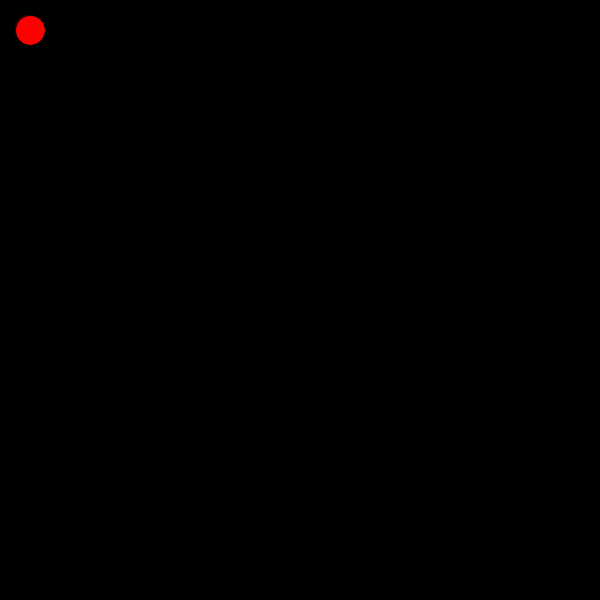
Frame 1 (no input)
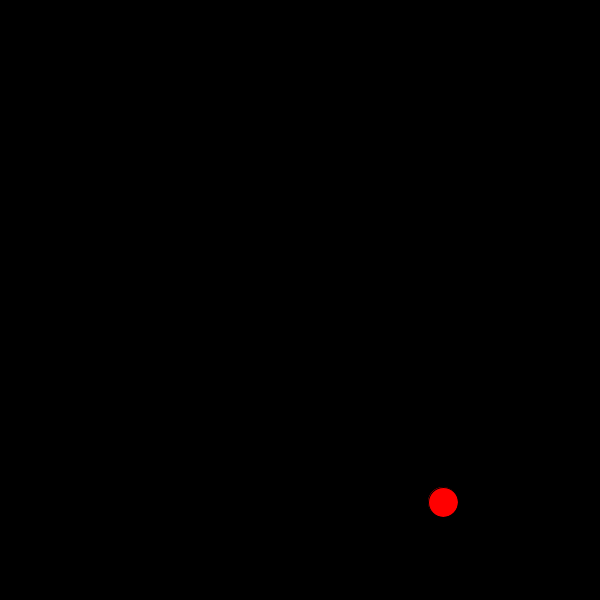
Frame 60 (the mouse pressed at the canvas centre just before this capture)
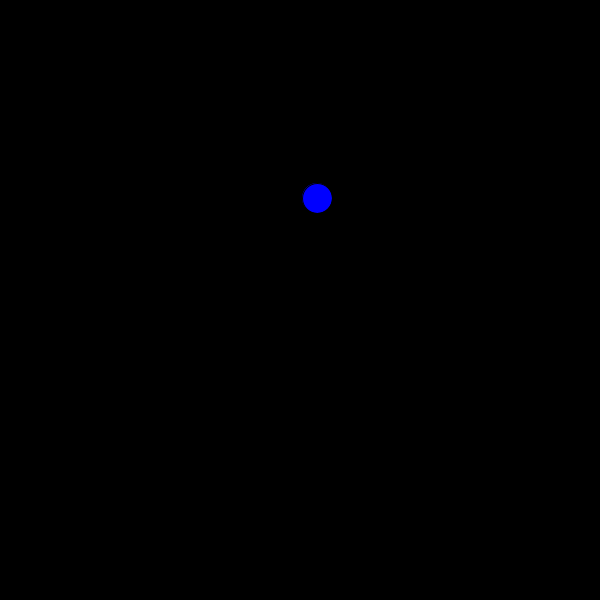
Frame 120 (the mouse held since frame 60 and released just before this capture)

The Processing sketch that drew these frames (run headless with seeded random() and noise(); from frame 60 on, the mouse is pressed at the canvas centre):

// Processing sketch: reverse_engineering_color_changing_ball
// ── reverse_engineering_color_changing_ball.pde
int x= 30;
int y= 30;
int r= 255;
int g= 0;
int b= 0;
int dx= 7;
int dy= 8;

void setup() {
  size(600, 600);
}

void draw() {
  background(0, 0, 0);
  fill(r, g, b);
  circle(x, y, 30);
  x=x+dx;
  y=y+dy;
  
  if(x>=586) {
    dx=-dx;
  r= 0;
  g=0;
  b= 255;
} 
if(y>=585) {
  dy=-dy;
  r=255;
  g=255;
  b=255;
  
} 
if(x<=15) {
  dx=-dx;
  r=0;
  g=255;
  b=0;
}
 
 if(y<=15) {
   dy=-dy;
   r=255;
   g=0;
   b=0;
 }
  
}
